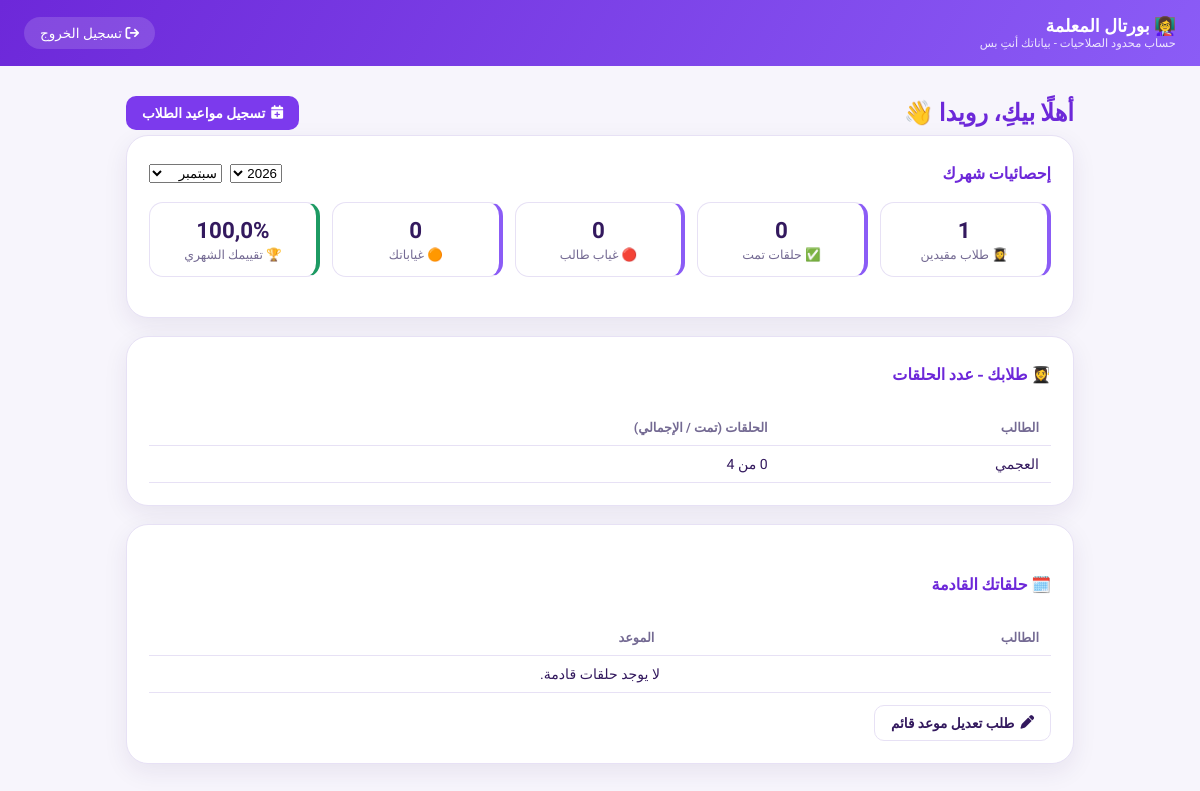
The page /teacher-portal/ (signed in) on the database as committed earlier.
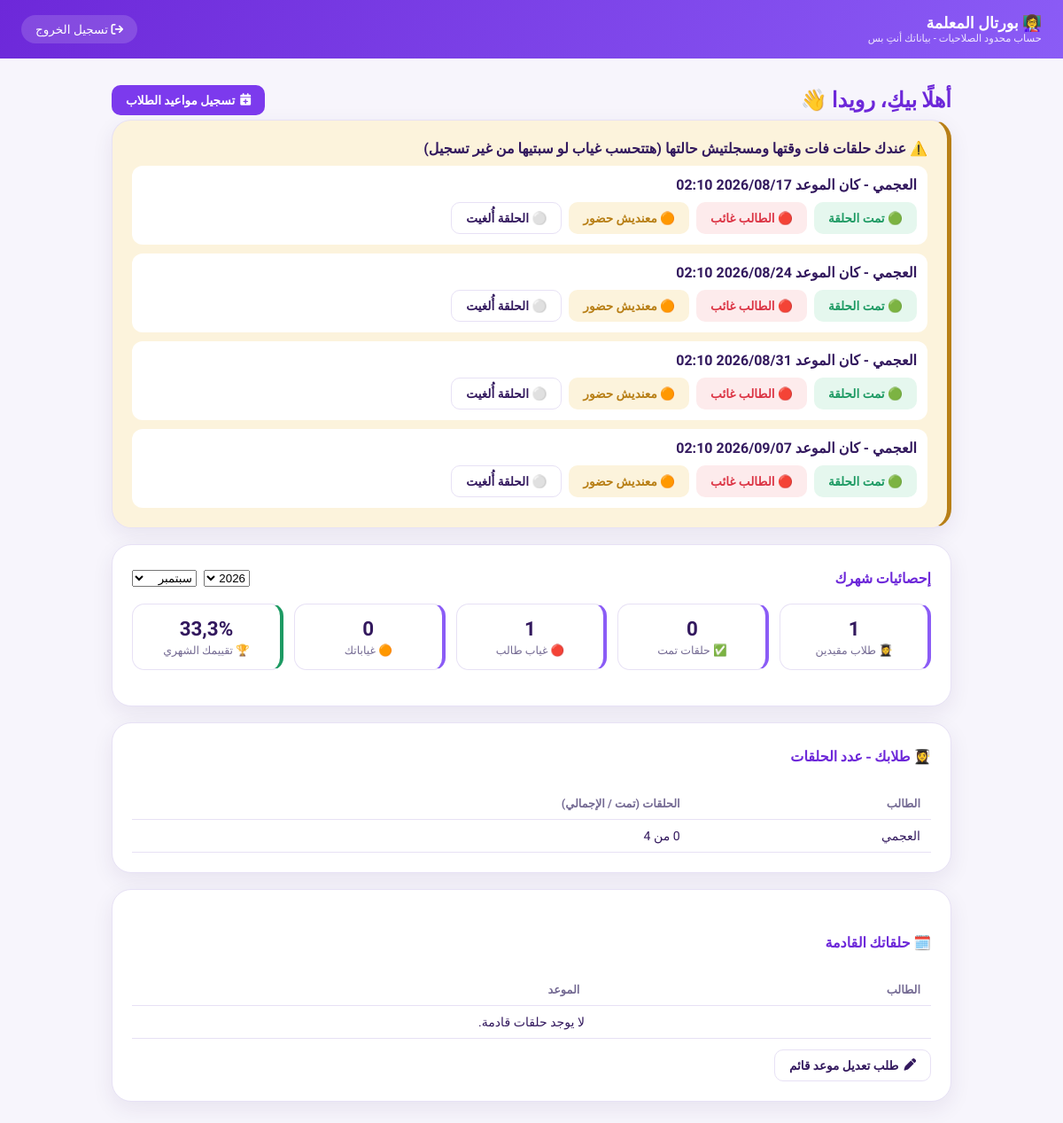
The same page on the database as committed later.
### core/models.py (models this page shows, shortened)
class Student(models.Model):
    STATUS_CHOICES = [('active', 'مقيد'), ('inactive', 'غير مقيد')]
    PAYMENT_STATUS_CHOICES = [('paid', 'مدفوع'), ('pending', 'مستحق'), ('overdue', 'متأخر')]
    ENROLLMENT_TYPE_CHOICES = [('new', 'طالب جديد'), ('existing', 'طالب مسجل من قبل')]
    SOURCE_CHOICES = [
        ('ad', 'إعلان'),
        ('referral', 'توصية'),
        ('website', 'الموقع'),
        ('social_media', 'سوشيال ميديا'),
        ('other', 'أخرى'),
    ]
    country = models.ForeignKey(Country, on_delete=models.CASCADE, related_name='students', verbose_name="الدولة")
    teacher = models.ForeignKey(Teacher, on_delete=models.SET_NULL, null=True, blank=True, related_name='students', verbose_name="المعلمة")
    name = models.CharField(max_length=255, verbose_name="اسم الطالب")
    age = models.PositiveIntegerField(null=True, blank=True, verbose_name="السن")
    phone = models.CharField(max_length=20, blank=True, null=True, verbose_name="رقم الهاتف")
    governorate = models.CharField(max_length=100, blank=True, null=True, verbose_name="المحافظة")
    package_name = models.CharField(max_length=100, blank=True, null=True, verbose_name="اسم الباقة")
    lessons_count = models.PositiveIntegerField(default=4, verbose_name="عدد الحلقات")
    subscription_fee = models.DecimalField(max_digits=10, decimal_places=2, default=0, verbose_name="قيمة الاشتراك")
    month = models.CharField(max_length=20, verbose_name="الشهر")
    start_date = models.DateField(default=timezone.now, verbose_name="تاريخ بداية الاشتراك")
    end_date = models.DateField(null=True, blank=True, verbose_name="تاريخ نهاية الاشتراك")
    last_payment_date = models.DateField(null=True, blank=True, verbose_name="آخر دفعة")
    payment_status = models.CharField(max_length=20, choices=PAYMENT_STATUS_CHOICES, default='pending', verbose_name="حالة الدفع")
    status = models.CharField(max_length=20, choices=STATUS_CHOICES, default='active', verbose_name="الحالة")
    notes = models.TextField(blank=True, null=True, verbose_name="ملاحظات عامة")
    join_date = models.DateField(default=timezone.now, verbose_name="تاريخ التسجيل")
    enrollment_type = models.CharField(
        max_length=20, choices=ENROLLMENT_TYPE_CHOICES, default='new',
        verbose_name="نوع التسجيل"
    )
    acquisition_source = models.CharField(
        max_length=20, choices=SOURCE_CHOICES, blank=True, null=True,
        verbose_name="مصدر الطالب (لو جديد)"
    )
    class Meta:
        verbose_name = "طالب"
        verbose_name_plural = "الطلاب"
        ordering = ['name']
    def lessons_completed_count(self):
        return self.lessons.filter(status='completed').count()
    def lessons_progress_label(self):
        return f"{self.lessons_completed_count()} من {self.lessons_count}"

class Lesson(models.Model):
    STATUS_CHOICES = [
        ('scheduled', 'مجدولة'),
        ('completed', 'تمت'),
        ('student_absent', 'الطالب غائب'),
        ('teacher_absent', 'المعلمة لم تتمكن من الحضور'),
        ('cancelled', 'أُلغيت'),
        ('unregistered', 'غير مسجلة'),
    ]
    student = models.ForeignKey(Student, on_delete=models.CASCADE, related_name='lessons', verbose_name="الطالب")
    teacher = models.ForeignKey(Teacher, on_delete=models.CASCADE, related_name='lessons', verbose_name="المعلمة")
    scheduled_at = models.DateTimeField(verbose_name="موعد الحلقة")
    duration_minutes = models.PositiveIntegerField(default=30, verbose_name="مدة الحلقة (دقيقة)")
    status = models.CharField(max_length=20, choices=STATUS_CHOICES, default='scheduled', verbose_name="الحالة")
    status_recorded_at = models.DateTimeField(null=True, blank=True, verbose_name="وقت تسجيل الحالة")
    started_at = models.DateTimeField(null=True, blank=True, verbose_name="وقت بدء الحلقة فعليًا")
    auto_flagged = models.BooleanField(default=False, verbose_name="اتحسبت غياب تلقائيًا من غير ما تتسجل")
    was_late = models.BooleanField(default=False, verbose_name="اتأخرت المعلمة في الحضور")
    notes = models.TextField(blank=True, null=True, verbose_name="ملاحظات على الحلقة")
    created_at = models.DateTimeField(auto_now_add=True, verbose_name="تاريخ الإنشاء")
    class Meta:
        verbose_name = "حلقة"
        verbose_name_plural = "الحلقات"
        ordering = ['scheduled_at']
    def end_time(self):
        return self.scheduled_at + timezone.timedelta(minutes=self.duration_minutes)
    def is_ongoing_or_due(self):
        now = timezone.now()
        return self.status == 'scheduled' and self.scheduled_at <= now <= self.end_time()
    def is_overdue_unrecorded(self):
        return self.status == 'scheduled' and timezone.now() > self.end_time()
    def effective_status(self):
        if self.is_overdue_unrecorded():
            return 'student_absent'
        return self.status
    def was_auto_defaulted(self):
        return self.is_overdue_unrecorded()

### core/views.py (the view)
# urls.py: path('teacher-portal/', views.teacher_portal_home, name='teacher_portal_home'),
@teacher_login_required
def teacher_portal_home(request):
    teacher = request.user.teacher_profile
    now = timezone.now()
    stat_year = _to_int_or_none(request.GET.get('year')) or now.year
    stat_month = _to_int_or_none(request.GET.get('month')) or now.month
    due_lessons = [l for l in teacher.lessons.filter(status='scheduled') if l.is_ongoing_or_due()]
    upcoming = teacher.lessons.filter(status='scheduled', scheduled_at__gte=now).order_by('scheduled_at')[:10]
    overdue_unrecorded = [l for l in teacher.lessons.filter(status='scheduled') if l.is_overdue_unrecorded()]
    students_progress = [
        {'student': s, 'progress': s.lessons_progress_label()}
        for s in teacher.students.filter(status='active')
    ]
    context = {
        'teacher': teacher,
        'students': teacher.students.filter(status='active'),
        'students_progress': students_progress,
        'monthly_stats': teacher.monthly_lesson_stats(year=stat_year, month=stat_month),
        'stat_year': stat_year,
        'stat_month': stat_month,
        'arabic_months': ARABIC_MONTHS,
        'stat_years_range': sorted({now.year - 1, now.year, now.year + 1}, reverse=True),
        'due_lessons': due_lessons,
        'upcoming_lessons': upcoming,
        'overdue_unrecorded': overdue_unrecorded,
    }
    return render(request, 'core/teacher_portal_home.html', context)

### core/models.py (called while the page is built)
    def lessons_for_period(self, year=None, month=None):
        now = timezone.now()
        year = year or now.year
        month = month or now.month
        return self.lessons.filter(scheduled_at__year=year, scheduled_at__month=month)

    def complaints_count(self, year=None, month=None):
        qs = self.complaints.all()
        if year:
            qs = qs.filter(date__year=year)
        if month:
            qs = qs.filter(date__month=month)
        return qs.count()

### core/views.py (called while the page is built)
def teacher_login_required(view_func):
    @wraps(view_func)
    def _wrapped(request, *args, **kwargs):
        if not request.user.is_authenticated or not hasattr(request.user, 'teacher_profile'):
            messages.error(request, 'من فضلك سجلي الدخول بحساب المعلمة الخاص بيكِ.')
            return redirect('teacher_login')
        return view_func(request, *args, **kwargs)
    return _wrapped

def _or_none(value):
    if value is None:
        return None
    value = value.strip()
    return value if value != '' else None

def _to_int_or_none(value):
    value = _or_none(value)
    if value is None:
        return None
    try:
        return int(value)
    except (TypeError, ValueError):
        return None

### templates/core/teacher_portal_home.html (shortened to what the changed rows need)
{% extends 'core/teacher_portal_base.html' %}
{% block content %}
<div style="display:flex; justify-content:space-between; align-items:center; flex-wrap:wrap; gap:10px;">
    <h2 style="color:var(--violet-700); margin:0;">أهلًا بيكِ، {{ teacher.name }} 👋</h2>
</div>
{% if overdue_unrecorded %}
<div class="card" style="border-right:5px solid var(--amber); background:var(--amber-soft);">
    <strong>⚠️ عندك حلقات فات وقتها ومسجلتيش حالتها (هتتحسب غياب لو سبتيها من غير تسجيل)</strong>
    {% for l in overdue_unrecorded %}
    <div style="margin-top:10px; padding:12px; background:#fff; border-radius:12px;">
        <div style="font-weight:700;">{{ l.student.name }} - كان الموعد {{ l.scheduled_at|date:"Y/m/d H:i" }}</div>
        <form method="POST" action="{% url 'teacher_mark_lesson' l.id %}" style="margin-top:10px; display:flex; gap:8px; flex-wrap:wrap;">
            <button type="submit" name="status" value="completed" class="btn btn-green">🟢 تمت الحلقة</button>
            <button type="submit" name="status" value="student_absent" class="btn btn-red">🔴 الطالب غائب</button>
            <button type="submit" name="status" value="teacher_absent" class="btn btn-amber">🟠 معنديش حضور</button>
            <button type="submit" name="status" value="cancelled" class="btn btn-outline">⚪ الحلقة أُلغيت</button>
        </form>
    </div>
    {% endfor %}
</div>
{% endif %}
<div class="card">
    <div class="stats-row" style="margin-top:14px;">
        <div class="stat-box"><div class="number">{{ monthly_stats.student_absent }}</div><div class="label">🔴 غياب طالب</div></div>
        <div class="stat-box" style="border-right-color:var(--green);"><div class="number">{{ monthly_stats.overall_rating }}%</div><div class="label">🏆 تقييمك الشهري</div></div>
    </div>
</div>
<div class="card">
    <div class="table-container">
        <table>
            <thead><tr><th>الطالب</th><th>الحلقات (تمت / الإجمالي)</th></tr></thead>
            <tbody>
                {% for row in students_progress %}
                <tr><td>{{ row.student.name }}</td><td>{{ row.progress }}</td></tr>
                {% empty %}
                <tr><td colspan="2" style="text-align:center;">لا يوجد طلاب.</td></tr>
                {% endfor %}
            </tbody>
        </table>
    </div>
</div>
<div class="card">
    <div class="table-container">
        <table>
            <thead><tr><th>الطالب</th><th>الموعد</th><th></th></tr></thead>
        </table>
    </div>
</div>
{% endblock %}

Rows that differ between the two databases and show on the page:
added Lesson: student.name "العجمي", scheduled_at "2026/08/17 02:10"
added Lesson: student.name "العجمي", scheduled_at "2026/08/24 02:10"
added Lesson: student.name "العجمي", scheduled_at "2026/08/31 02:10"
added Lesson: student.name "العجمي", scheduled_at "2026/09/07 02:10"
Other text that changed with them:
{{ monthly_stats.student_absent }}: "0" → "1"
{{ monthly_stats.overall_rating }}: "100,0" → "33,3"
text now shown: "⚠️ عندك حلقات فات وقتها ومسجلتيش حالتها (هتتحسب غياب لو سبتيها من غير تسجيل)"
